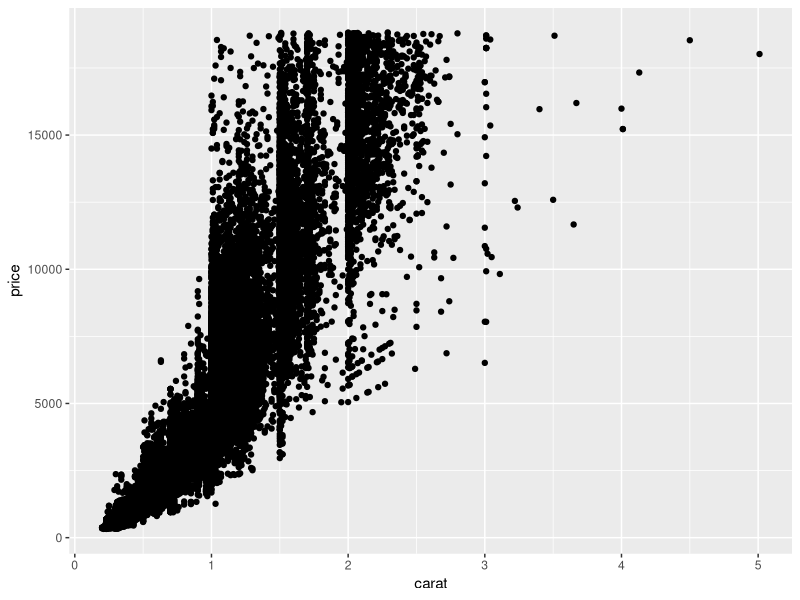
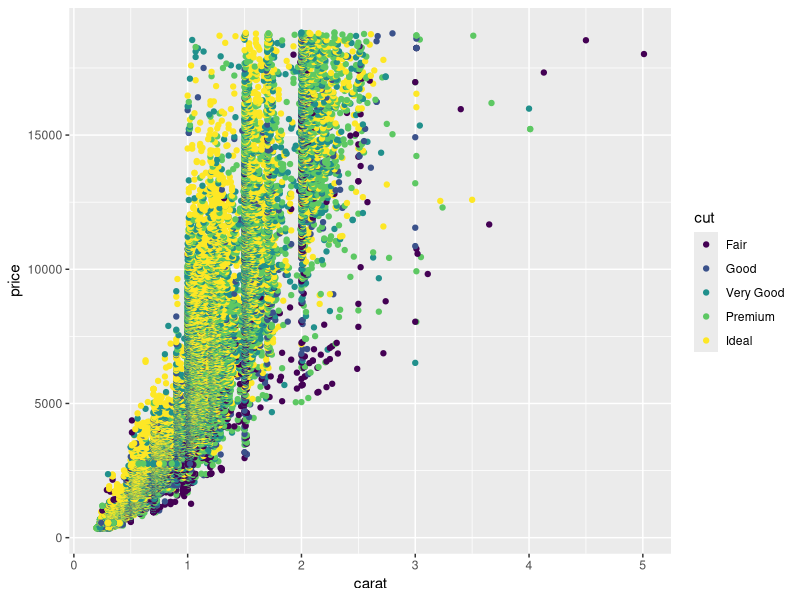
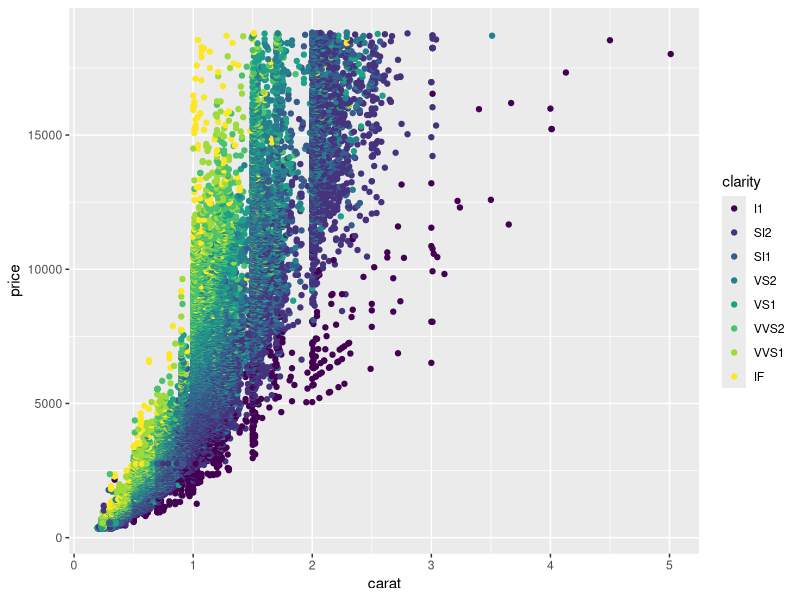
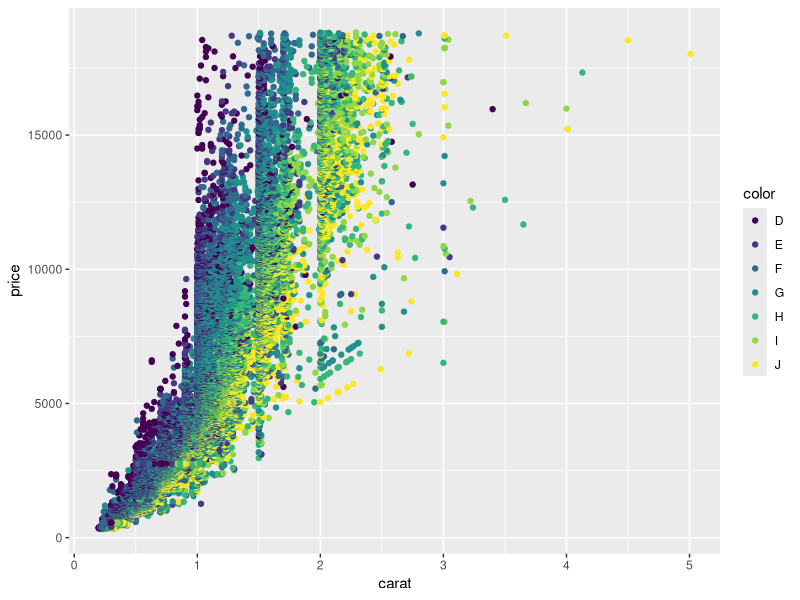
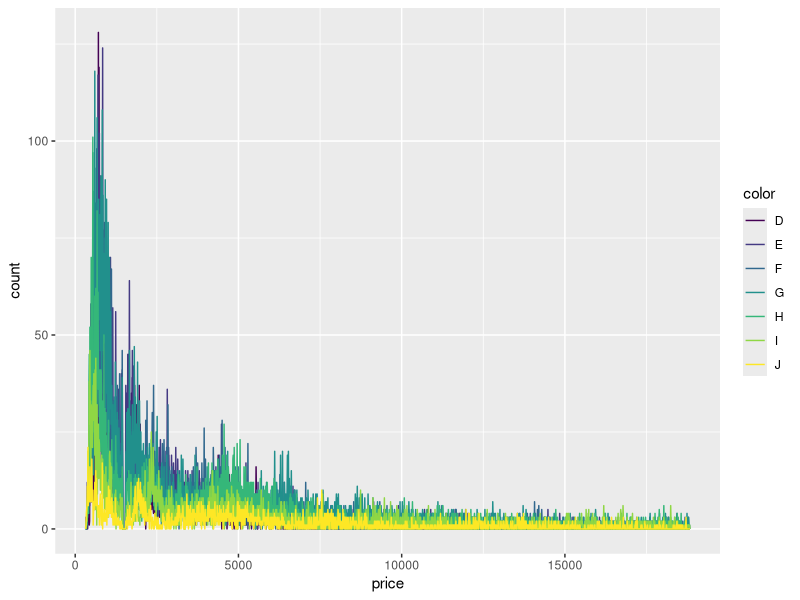
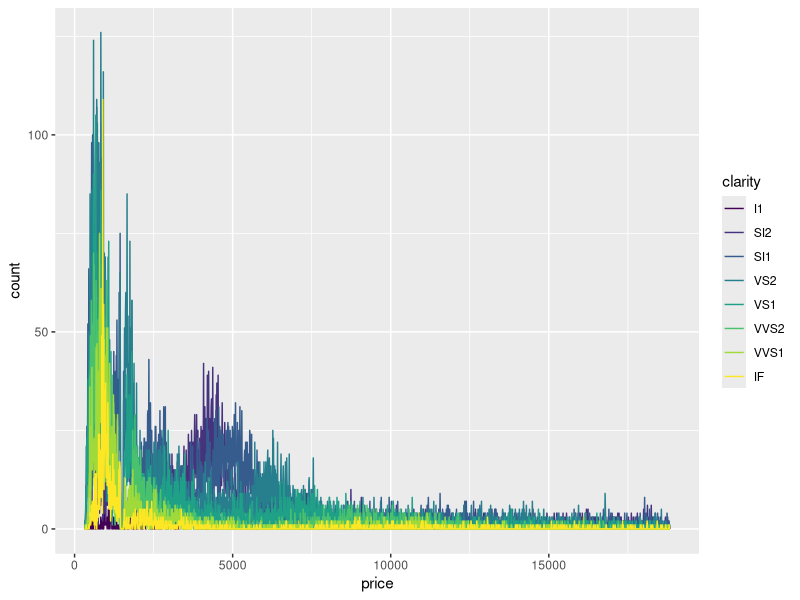

Recreate these plots in R, in order.
## ---- chunk 1
library(tidyverse)
## ---- chunk 2
ggplot(data = diamonds)+
      geom_point(mapping = aes(x = carat, y = price))
                  
## ---- chunk 3
ggplot(data = diamonds)+
      geom_point(mapping = aes(x = carat, y = price, color=cut))
## ---- chunk 4
ggplot(data = diamonds) + 
   geom_point(mapping = aes(x = carat, y = price, color=clarity))
## ---- chunk 5
ggplot(data = diamonds) + 
   geom_point(mapping = aes(x = carat, y = price, color=color))
## ---- chunk 6
ggplot(diamonds, aes(price, color = color)) +
      geom_freqpoly(binwidth = 10)
## ---- chunk 7
ggplot(diamonds, aes(price, color = clarity)) +
      geom_freqpoly(binwidth = 10)
